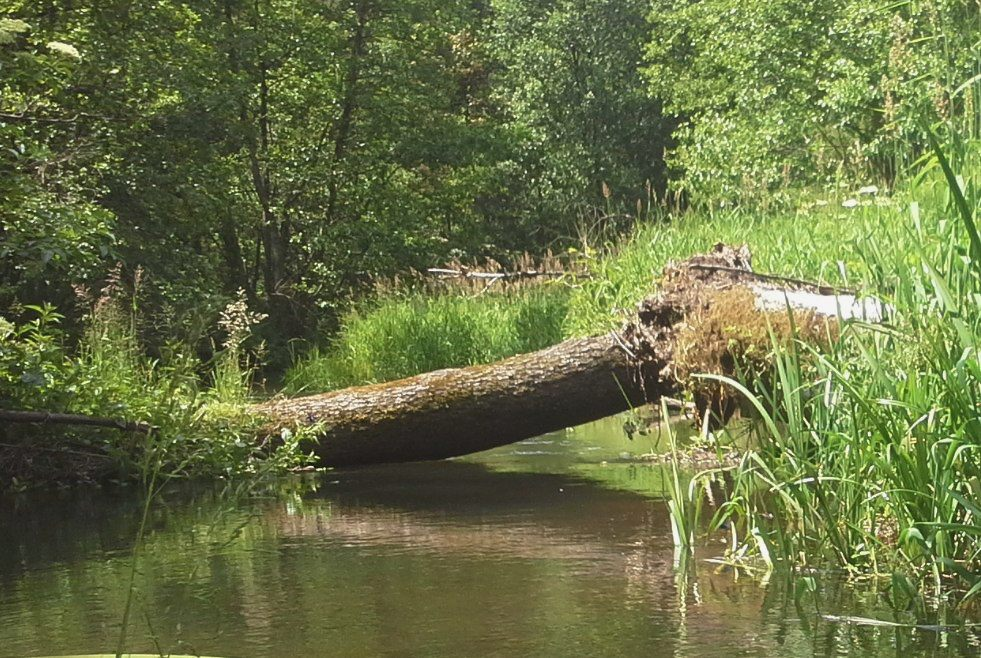
%> input picture ćwiczenia/POPRAWA/rzeczka.jpg, 981 x 658 px
$ octave poprawa_1_zad_kolos_prosciej.m   (GNU Octave 9; MATLAB toolbox functions it lacks are replaced by stand-ins)
%> lines starting %> are read from the running program, lines starting %| are printed output that depends on the picture
clear;
img_uint8 = imread('rzeczka.jpg');
%> img_uint8 is the input picture: size 658x981x3 uint8; mean R, G, B 104.7, 113.4, 68.7
obraz = double(img_uint8);

jasny = obraz * 2;

odwrocony = obraz(:, 300:-1:1, :);
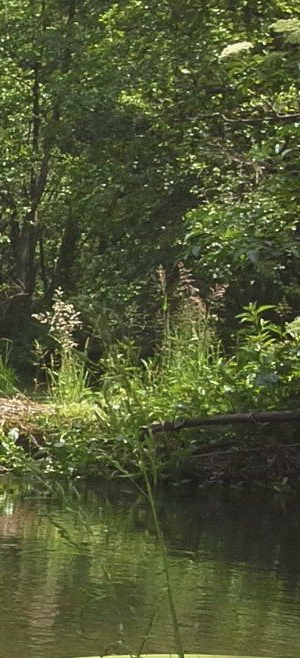
%> odwrocony: size 658x300x3 double; mean R, G, B 80.5, 87.5, 52.1

macierz = [odwrocony jasny];
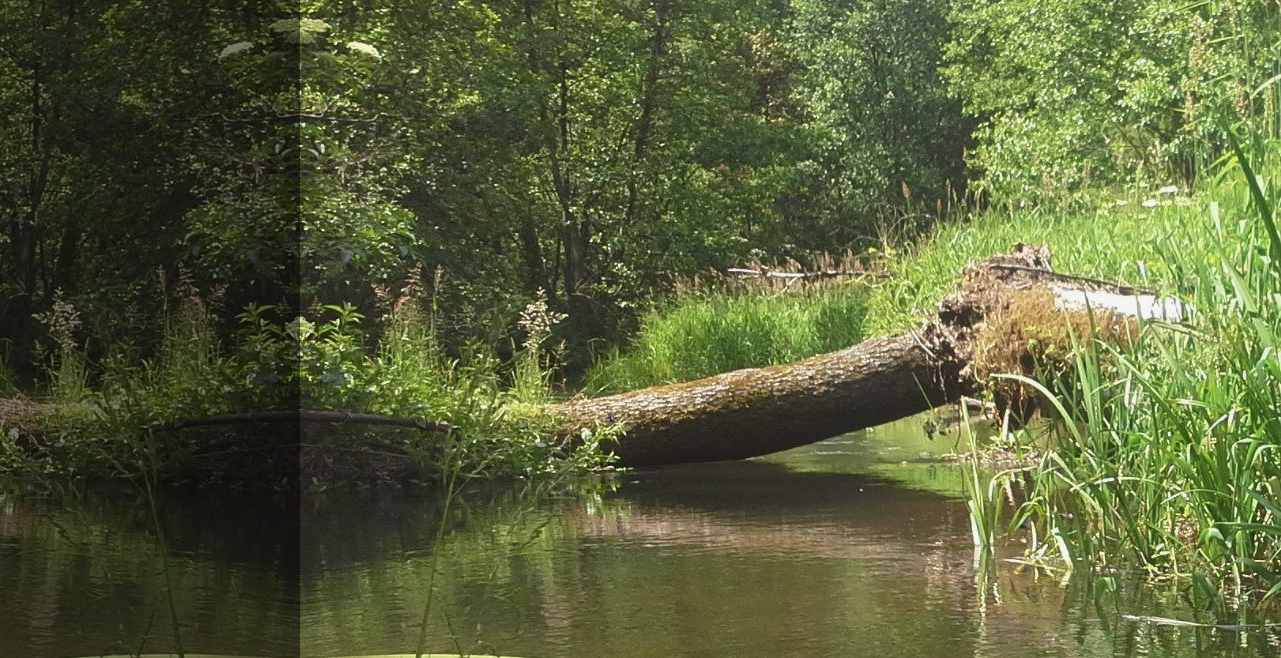
%> macierz: size 658x1281x3 double; mean R, G, B 179.2, 194.2, 117.4; drawn with min black and max white

imshow(macierz / 255);
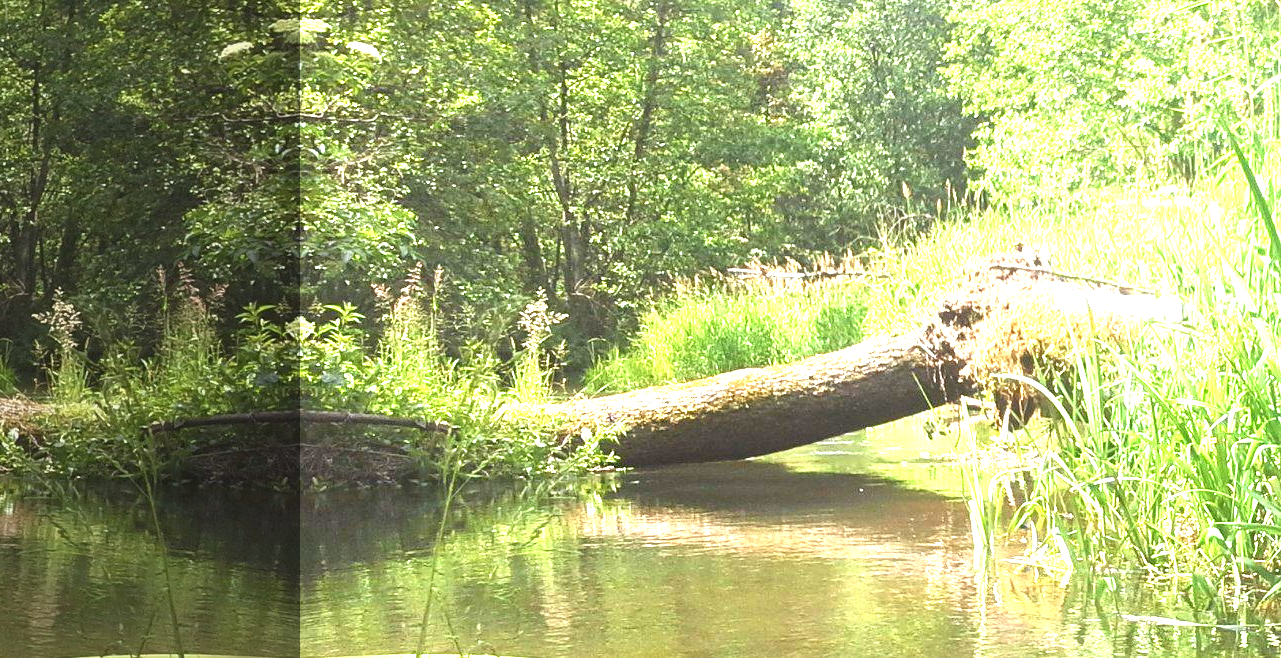
%> displayed picture: size 658x1281x3, on the screen's scale of 0 to 255; mean R, G, B 161.3, 170.9, 112.9
